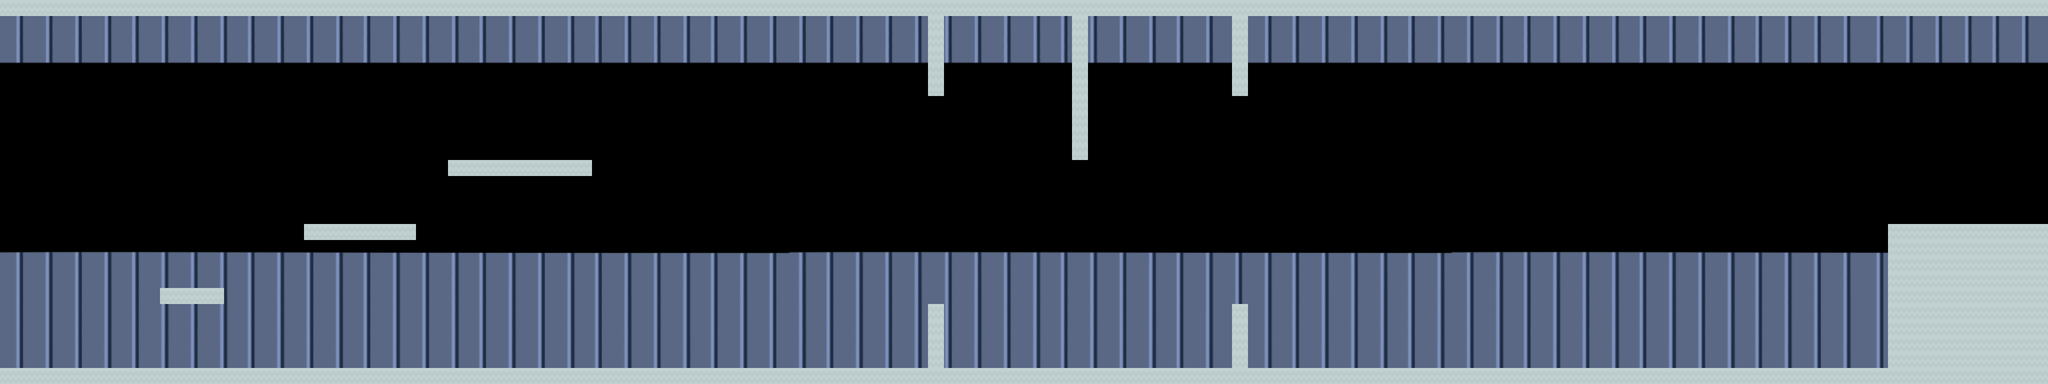

Below is a game level as drawn by its tile map, then a one-line description and the .tmx that defines it (tile-layer data replaced by summaries):
An orthogonal 128x24 tile map with 32x32 px tiles, 1 tile layer (Tile Layer 1), 4 tilesets, 1 image layer and 35 objects (26x Coin, 3x Barrier, 2x table, 2x DoubleJump, Player, ...).

<map version="1.5" tiledversion="1.7.2" orientation="orthogonal" renderorder="right-down" width="128" height="24" tilewidth="32" tileheight="32" infinite="0" nextlayerid="5" nextobjectid="47">
 <tileset firstgid="1" name="labBarrier" tilewidth="35" tileheight="418" tilecount="1" columns="1">
  <image source="labBarrier.png" width="35" height="418" />
 </tileset>
 <tileset firstgid="2" name="Portal" tilewidth="120" tileheight="482" tilecount="1" columns="1">
  <image source="Portal.png" width="120" height="482" />
 </tileset>
 <tileset firstgid="3" name="table" tilewidth="269" tileheight="141" tilecount="1" columns="1">
  <image source="table.png" width="269" height="141" />
 </tileset>
 <tileset firstgid="4" name="basicTiles" tilewidth="32" tileheight="32" tilecount="162" columns="18">
  <image source="basicTiles.png" width="576" height="288" />
 </tileset>
 <imagelayer id="2" name="foreground">
  <image source="longfloor.png" width="9216" height="768" />
 </imagelayer>
 <layer id="1" name="Tile Layer 1" width="128" height="24">
  <data>[3072 cells, 393 non-empty, 1 distinct tile ids]</data>
 </layer>
 <objectgroup id="3" name="objects">
  <object id="5" name="table" gid="3" x="3464" y="770" width="269" height="141" />
  <object id="9" name="table" gid="3" x="1344" y="768" width="269" height="141" />
  <object id="10" name="coin" type="Coin" x="928" y="288" width="31.9375" height="31.8958">
   <properties>
    <property name="coinType" value="Gold" />
   </properties>
  </object>
  <object id="11" name="coin" type="Coin" x="960" y="288" width="31.9375" height="31.8958">
   <properties>
    <property name="coinType" value="Gold" />
   </properties>
  </object>
  <object id="12" name="coin" type="Coin" x="992" y="288" width="31.9375" height="31.8958">
   <properties>
    <property name="coinType" value="Gold" />
   </properties>
  </object>
  <object id="13" name="coin" type="Coin" x="1088" y="288" width="31.9375" height="31.8958">
   <properties>
    <property name="coinType" value="Gold" />
   </properties>
  </object>
  <object id="14" name="coin" type="Coin" x="1024" y="288" width="31.9375" height="31.8958">
   <properties>
    <property name="coinType" value="Gold" />
   </properties>
  </object>
  <object id="15" name="coin" type="Coin" x="1056" y="288" width="31.9375" height="31.8958">
   <properties>
    <property name="coinType" value="Gold" />
   </properties>
  </object>
  <object id="16" name="coin" type="Coin" x="1120" y="288" width="31.9375" height="31.8958">
   <properties>
    <property name="coinType" value="Gold" />
   </properties>
  </object>
  <object id="17" name="coin" type="Coin" x="1504.03" y="595.052" width="31.9375" height="31.8958">
   <properties>
    <property name="coinType" value="Gold" />
   </properties>
  </object>
  <object id="18" name="coin" type="Coin" x="1567.91" y="594.99" width="31.9375" height="31.8958">
   <properties>
    <property name="coinType" value="Gold" />
   </properties>
  </object>
  <object id="19" name="coin" type="Coin" x="3808" y="416" width="31.9375" height="31.8958">
   <properties>
    <property name="coinType" value="Gold" />
   </properties>
  </object>
  <object id="20" name="coin" type="Coin" x="3840" y="416" width="31.9375" height="31.8958">
   <properties>
    <property name="coinType" value="Gold" />
   </properties>
  </object>
  <object id="21" name="coin" type="Coin" x="3872" y="416" width="31.9375" height="31.8958">
   <properties>
    <property name="coinType" value="Gold" />
   </properties>
  </object>
  <object id="22" name="coin" type="Coin" x="3136" y="544" width="31.9375" height="31.8958">
   <properties>
    <property name="coinType" value="Gold" />
   </properties>
  </object>
  <object id="23" name="coin" type="Coin" x="3200" y="480" width="31.9375" height="31.8958">
   <properties>
    <property name="coinType" value="Gold" />
   </properties>
  </object>
  <object id="24" name="coin" type="Coin" x="3296" y="448" width="31.9375" height="31.8958">
   <properties>
    <property name="coinType" value="Gold" />
   </properties>
  </object>
  <object id="25" name="coin" type="Coin" x="3360" y="352" width="31.9375" height="31.8958">
   <properties>
    <property name="coinType" value="Gold" />
   </properties>
  </object>
  <object id="26" name="coin" type="Coin" x="3584" y="256" width="31.9375" height="31.8958">
   <properties>
    <property name="coinType" value="Gold" />
   </properties>
  </object>
  <object id="27" name="coin" type="Coin" x="3456" y="288" width="31.9375" height="31.8958">
   <properties>
    <property name="coinType" value="Gold" />
   </properties>
  </object>
  <object id="28" name="coin" type="Coin" x="3712" y="320" width="31.9375" height="31.8958">
   <properties>
    <property name="coinType" value="Gold" />
   </properties>
  </object>
  <object id="29" name="coin" type="Coin" x="384" y="544" width="31.9375" height="31.8958">
   <properties>
    <property name="coinType" value="Gold" />
   </properties>
  </object>
  <object id="30" name="coin" type="Coin" x="480" y="448" width="31.9375" height="31.8958">
   <properties>
    <property name="coinType" value="Gold" />
   </properties>
  </object>
  <object id="31" name="coin" type="Coin" x="736" y="704" width="31.9375" height="31.8958">
   <properties>
    <property name="coinType" value="Gold" />
   </properties>
  </object>
  <object id="32" name="coin" type="Coin" x="768" y="704" width="31.9375" height="31.8958">
   <properties>
    <property name="coinType" value="Gold" />
   </properties>
  </object>
  <object id="33" name="coin" type="Coin" x="1984" y="640" width="31.9375" height="31.8958">
   <properties>
    <property name="coinType" value="Gold" />
   </properties>
  </object>
  <object id="34" name="coin" type="Coin" x="2592" y="544" width="31.9375" height="31.8958">
   <properties>
    <property name="coinType" value="Gold" />
   </properties>
  </object>
  <object id="35" name="coin" type="Coin" x="2688" y="608" width="31.9375" height="31.8958">
   <properties>
    <property name="coinType" value="Gold" />
   </properties>
  </object>
  <object id="36" name="barrier" type="Barrier" x="1854" y="190.667" width="35" height="418" />
  <object id="38" name="barrier" type="Barrier" x="2140.5" y="321" width="35" height="418" />
  <object id="39" name="barrier" type="Barrier" x="2460.5" y="193" width="35" height="418" />
  <object id="41" name="doubleJump" type="DoubleJump" x="242.031" y="572.052" width="31.9375" height="31.8958" />
  <object id="42" name="doubleJump" type="DoubleJump" x="3602.03" y="504.052" width="31.9375" height="31.8958" />
  <object id="44" name="player" type="Player" x="43" y="454" width="170" height="256" />
  <object id="45" name="portalCity" type="PortalCity" x="3918" y="46" width="180" height="400" />
 </objectgroup>
</map>